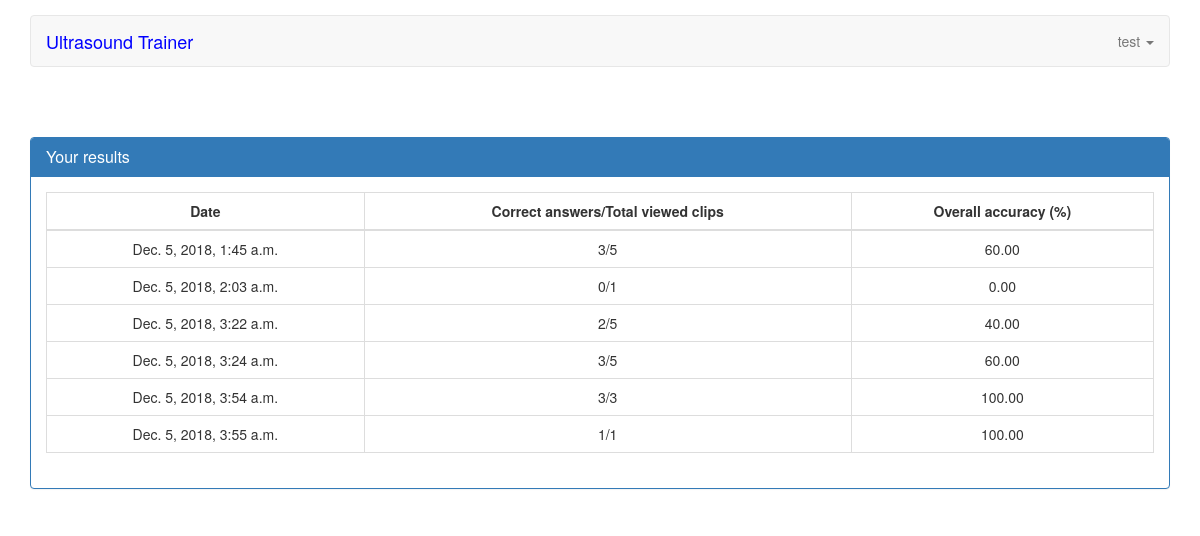
Screenshot of /profile (signed in) with the database file from the repository.
### servey/models.py (models this page shows, shortened)
class Result(models.Model):
    user = models.ForeignKey(User, related_name='user_result', on_delete=models.CASCADE)
    date = models.DateTimeField(default=datetime.datetime.utcnow, blank=True)
    close = models.BooleanField(default=False, verbose_name="Test is close?", blank=True)
    training_type = models.CharField(choices=TRAINING_TYPE, blank=True, null=True, max_length=255)
    accuracy = models.CharField(max_length=255, choices=ACCURACY_THRESHOLD, blank=True, null=True)
    created_at = models.DateTimeField(auto_now_add=True)
    updated_at = models.DateTimeField(auto_now=True)

### servey/views.py (the view)
@login_required(login_url=settings.LOGIN_URL)
def user_profile(request):
    if request.user.is_authenticated:
        context = {}
        count_questions = Video.objects.count()
        count_results = Result.objects.filter(user=request.user).all()
        for result in count_results:
            context[result.id]= count_accuracy(result)
        return render(
            request, 'user/profile.html',
            {
                "count_results": count_results,
                "results": context.items(),
                "count_questions": count_questions
            }
        )
    else:
        return HttpResponseRedirect(request.META.get('HTTP_REFERER', '/'))

### templates/user/profile.html
{% extends 'partials/index.html' %}
{% block content %}
    <div class="col-md-12" style="padding-right: 0px;padding-left: 0px;">
        <div class="panel panel-primary">
            <div class="panel-heading">
                <h3 class="panel-title">Your results</h3>
            </div>
            <div class="panel-body">
            {% if results %}
                <table class="table table-bordered table-hover">
                    <thead>
                    <tr>
                        <th class="text-center">Date</th>
                        <th class="text-center">Correct answers/Total viewed clips</th>
                        <th class="text-center">Overall accuracy (%)</th>
                    </tr>
                    </thead>
                    <tbody>
                    {% for key, values in results %}
                        <tr>
                            {% for key, value in values.items %}
                                <td class="text-center">{{ value }}</td>
                            {% endfor %}
                        </tr>
                    {% endfor %}
                    </tbody>
                </table>
            {% else %}
                <h3 class="text-center">No result</h3>
            {% endif %}
            </div>
        </div>
    </div>
{% endblock %}

### templates/partials/index.html (shortened to what this page needs)
<!DOCTYPE html>
<html lang="en">
    {% load staticfiles %}
    <head>
        <link href="https://stackpath.bootstrapcdn.com/bootstrap/3.3.6/css/bootstrap.min.css" rel="stylesheet">
        <link rel="stylesheet" href="{% static 'main.css' %}">
    </head>
    <body>
    <div class="container" id="container_main" >
        <nav class="navbar navbar-default" role="navigation">
        <div class="navbar-header">
            {% if user.is_superuser and user.is_staff %}
                <a class="navbar-brand" href="{% url 'admin:index' %}" style="color: blue">Ultrasound Trainer Admin</a>
            {% else %}
                <a class="navbar-brand" href="{% url 'index' %}" style="color: blue">Ultrasound Trainer</a>
            {% endif %}
        </div>
        <div class="collapse navbar-collapse navbar-ex1-collapse">
            <ul class="nav navbar-nav navbar-right">
                <li class="dropdown">
                    <a href="#" class="dropdown-toggle" data-toggle="dropdown">
                        {% if request.user.is_authenticated %}
                            <span>{{ request.user.username }}</span>
                            <b class="caret"></b>
                        {% endif %}
                    </a>
                </li>
            </ul>
        </div>
        </nav>
        <div class="row" style="padding-top: 50px;">
            {% block content %}
            {%  endblock %}
        </div>
    </div>
    </body>
</html>

### static/main.css (style rules this page uses)
#container_main { padding-top: 15px; }
.row { margin-right: 0; margin-left: 0; }
h3 { margin-top: 6px; margin-right: 10px; }
ul li { list-style-type: none; }

### rows the page displays
Result: values "Dec. 5, 2018, 1:45 a.m."
Result: values "Dec. 5, 2018, 2:03 a.m."
Result: values "Dec. 5, 2018, 3:22 a.m."
Result: values "Dec. 5, 2018, 3:24 a.m."
Result: values "Dec. 5, 2018, 3:54 a.m."
Result: values "Dec. 5, 2018, 3:55 a.m."

### other values shown
{{ request.user.username }} "test"
{{ value }} "3/5" "60.00" "0/1" "0.00" "2/5" "40.00" "3/5" "60.00" "3/3" "100.00" "1/1" "100.00"
